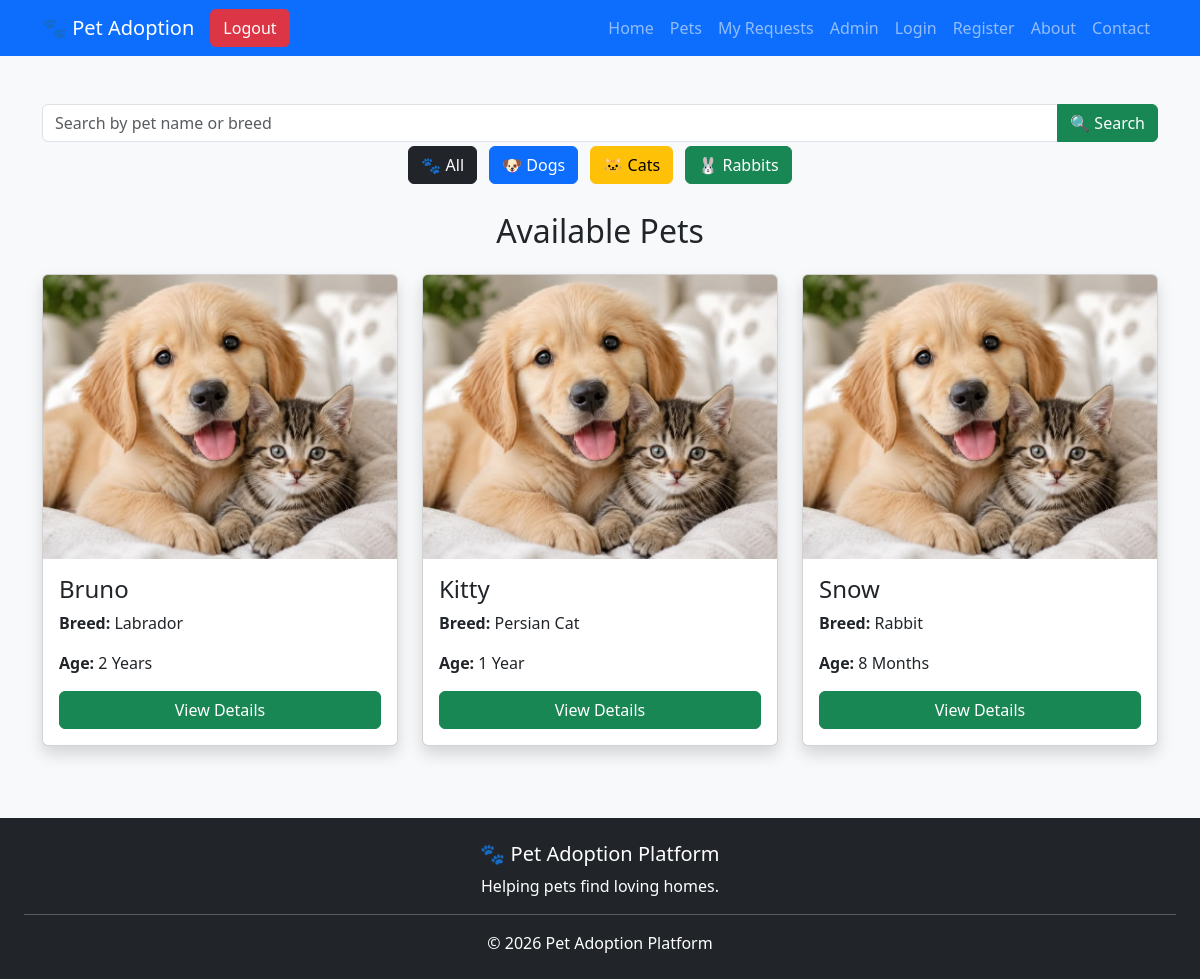
Before: /pets (signed in) with the older database file.
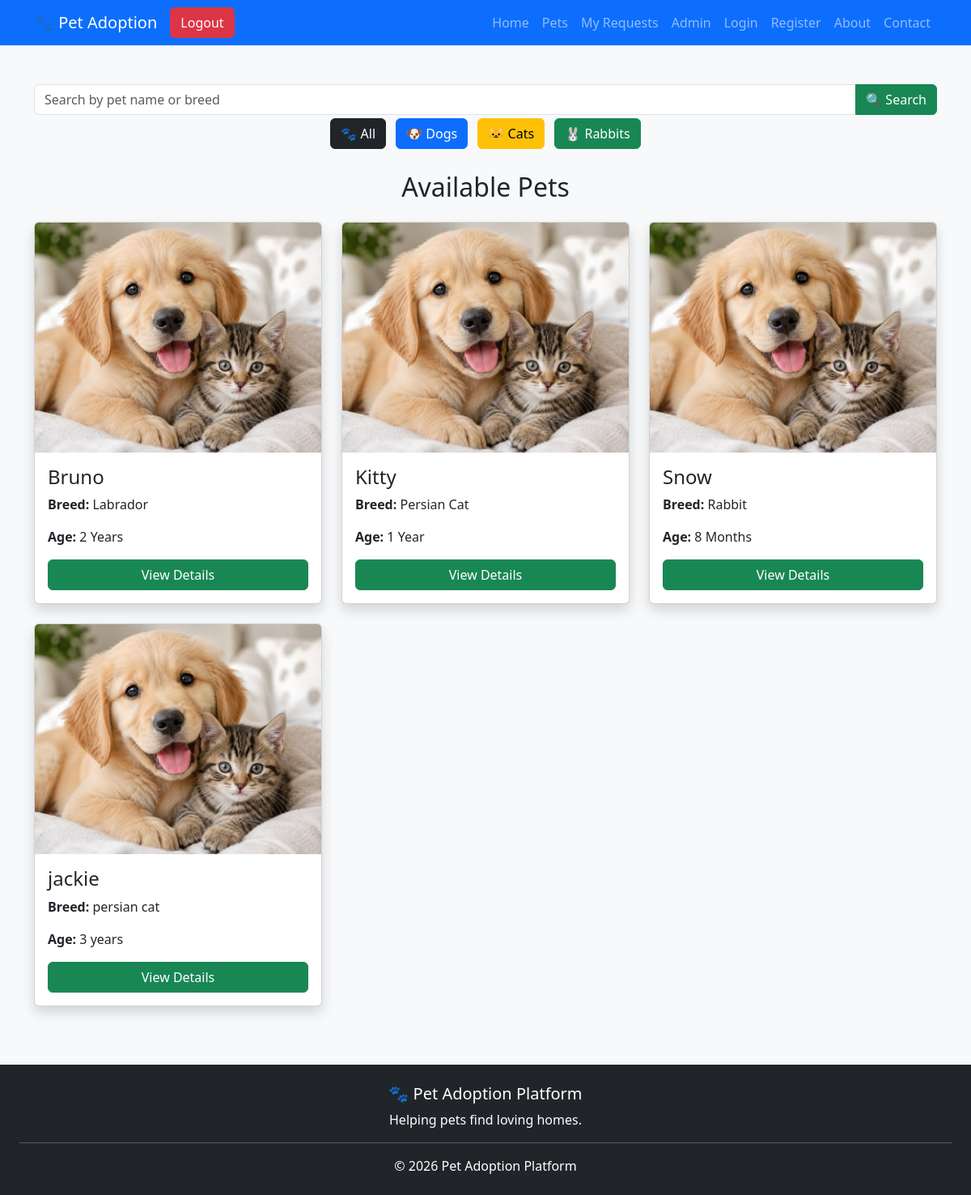
After: the same page with the newer database file.
### tables this page shows
CREATE TABLE pets(
        id INTEGER PRIMARY KEY AUTOINCREMENT,
        name TEXT,
        breed TEXT,
        age TEXT,
        gender TEXT,
        vaccinated TEXT,
        description TEXT,
        image TEXT
    , status TEXT DEFAULT 'Available');

### app.py (the view)
@app.route('/pets')
def pets():
    if 'user' not in session:
        return redirect(url_for('login'))
    search = request.args.get('search')
    print("Search =", search)
    conn = sqlite3.connect("database.db")
    cursor = conn.cursor()
    if search:
        cursor.execute("""
        SELECT * FROM pets
        WHERE status='Available'
        AND (name LIKE ? OR breed LIKE ?)
        """, (f"%{search}%", f"%{search}%"))
    else:
        cursor.execute("SELECT * FROM pets WHERE status='Available'")
    pets = cursor.fetchall()
    print("Pets Found =", pets)
    conn.close()
    return render_template("pets.html", pets=pets)

### templates/pets.html (shortened to what this page needs)
<!DOCTYPE html>
<html lang="en">
<head>
    <link href="https://cdn.jsdelivr.net/npm/bootstrap@5.3.3/dist/css/bootstrap.min.css" rel="stylesheet">
</head>
<body class="bg-light">
{% include 'navbar.html' %}
<div class="container mt-5">
    <form method="GET" action="{{ url_for('pets') }}" class="mb-4">
    <div class="input-group">
        <input
            type="text"
            name="search"
            class="form-control"
            placeholder="Search by pet name or breed">
        <button class="btn btn-success">
            🔍 Search
        </button>
    </div>
<div class="text-center mb-4">
    <a href="{{ url_for('pets') }}" class="btn btn-dark m-1">
        🐾 All
    </a>
    <a href="{{ url_for('pets', category='Labrador') }}" class="btn btn-primary m-1">
        🐶 Dogs
    </a>
    <a href="{{ url_for('pets', category='Persian') }}" class="btn btn-warning m-1">
        🐱 Cats
    </a>
    <a href="{{ url_for('pets', category='Rabbit') }}" class="btn btn-success m-1">
        🐰 Rabbits
    </a>
</div>
</form>
    <h2 class="text-center mb-4">Available Pets</h2>
    <div class="row">
        {% for pet in pets %}
        <div class="col-md-4 mb-4">
            <div class="card shadow">
                <img src="{{ url_for('static', filename='images/' + pet[7]) }}"
                     class="card-img-top">
                <div class="card-body">
                    <h4>{{ pet[1] }}</h4>
                    <p><strong>Breed:</strong> {{ pet[2] }}</p>
                    <p><strong>Age:</strong> {{ pet[3] }}</p>
                    <a href="/pet_details/{{ pet[0] }}"
                       class="btn btn-success w-100">
                        View Details
                    </a>
                </div>
            </div>
        </div>
        {% endfor %}
    </div>
</div>
{% include 'footer.html' %}
</body>
</html>

### templates/navbar.html (shortened to what this page needs)
<nav class="navbar navbar-expand-lg navbar-dark bg-primary">
    <div class="container">
        <a class="navbar-brand" href="/">
            🐾 Pet Adoption
        </a>
        {% if session.get('user') %}
<a href="{{ url_for('logout') }}" class="btn btn-danger">
    Logout
</a>
{% endif %}
        <div class="collapse navbar-collapse" id="navbarNav">
            <ul class="navbar-nav ms-auto">
                <li class="nav-item">
                    <a class="nav-link" href="/">Home</a>
                </li>
                <li class="nav-item">
                    <a class="nav-link" href="/pets">Pets</a>
                </li>
                <li class="nav-item">
    <a class="nav-link" href="{{ url_for('my_requests') }}">My Requests</a>
</li>
                 <li class="nav-item">
                    <a class="nav-link" href="/admin">Admin</a>
                </li>
                <li class="nav-item">
                    <a class="nav-link" href="/login">Login</a>
                </li>
                <li class="nav-item">
                    <a class="nav-link" href="/register">Register</a>
                </li>
                <li class="nav-item">
    <a class="nav-link" href="{{ url_for('about') }}">
        About
    </a>
</li>
<li class="nav-item">
    <a class="nav-link" href="{{ url_for('contact') }}">
        Contact
    </a>
</li>
            </ul>
        </div>
    </div>
</nav>

### templates/footer.html
<footer class="bg-dark text-white text-center p-4 mt-5">
    <h5>🐾 Pet Adoption Platform</h5>
    <p>
        Helping pets find loving homes.
    </p>
    <hr class="bg-light">
    <p class="text-center mb-0">
    © 2026 Pet Adoption Platform
</p>
</footer>

Changed rows visible on the page:
added pets: image (picture), name "jackie", breed "persian cat", age "3 years"
